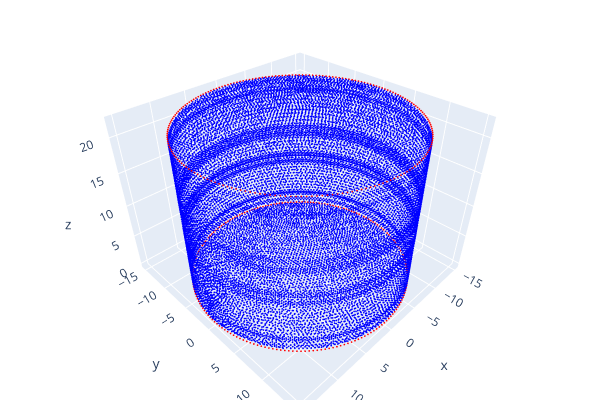
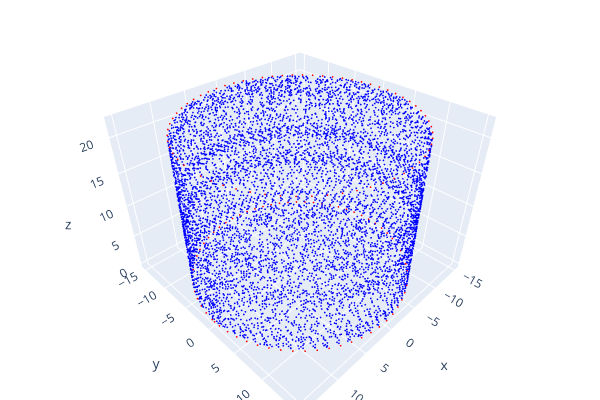
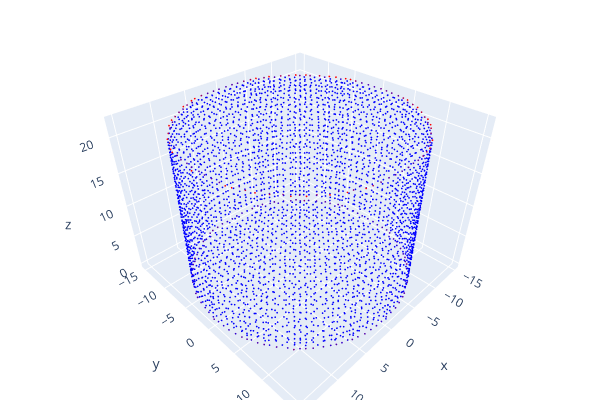
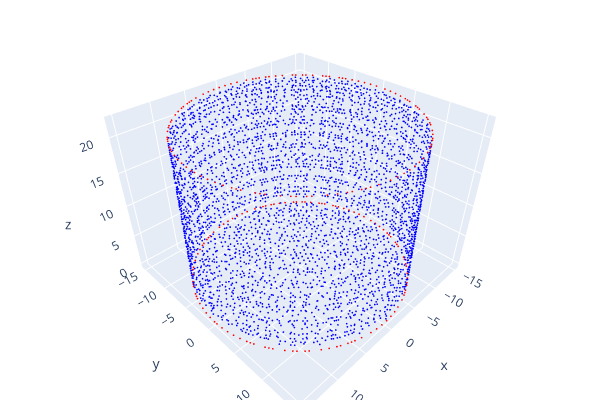

The cell these charts' notebook holds for them, in order:
### Code cell
print("======================================================================")
print("===Original Model===")
print("======================================================================")
print(pcd)
print(np.asarray(pcd.points))
o3d.visualization.draw_plotly([pcd])

print("======================================================================")
print("===Model downsampled with uniform downsapling with k=3 ===")
print("======================================================================")
uni_pcd =pcd.uniform_down_sample(every_k_points=3)
print(uni_pcd)
print(np.asarray(uni_pcd.points))
o3d.visualization.draw_plotly([uni_pcd])

print("======================================================================")
print("===Model downsampled with voxel downsapling - Open3d direct result===")
print("======================================================================")
vox_pcd = pcd.voxel_down_sample_and_trace(voxel_size=1, min_bound=pcd.get_min_bound(), max_bound=pcd.get_max_bound())
print(vox_pcd[0])
print(np.asarray(vox_pcd[0].points))
o3d.visualization.draw_plotly([vox_pcd[0]])


#print(vox_pcd[1])
print("Original indices of the points in each voxel bucket:")
print(vox_pcd[2])


print("======================================================================")
print("===Model downsampled with voxel downsapling but with taking the first point from each voxel => Original indexes ===")
print("======================================================================")
# extract the trace list 
trace_list = vox_pcd[2]

# grab the very first original index from each populated voxel bucket
downsampled_original_indices = np.array([voxel_indices[0] for voxel_indices in trace_list])

# convert to a clean NumPy array, ensure uniqueness, and sort them
downsampled_original_indices = np.sort(downsampled_original_indices)
print(downsampled_original_indices)
print("Are there any duplicates?")
is_unique = downsampled_original_indices.size == np.unique(downsampled_original_indices).size
print(f"{"NO" if is_unique else "YES"}")

original_pcd_downsapled = pcd.select_by_index(downsampled_original_indices)
print(original_pcd_downsapled)
o3d.visualization.draw_plotly([original_pcd_downsapled])

orig_pts = np.asarray(pcd.points)
down_pts = np.asarray(original_pcd_downsapled.points)
print(f"Checking {len(down_pts)} downsampled points against {len(orig_pts)} original points...")

exact_matches = 0
new_points = 0
    
# loop through every single point in the downsampled file
for pt in down_pts:

    is_in_original = np.any(np.all(orig_pts == pt, axis=1))
        
    if is_in_original:
        exact_matches += 1
    else:
        new_points += 1
print(f"Exact original points kept: {exact_matches}")
print(f"Brand new points (centroids): {new_points}")


print("======================================================================")
print("===Model downsampled with voxel downsapling but with taking a random point from each voxel => Original indexes ===")
print("======================================================================")
# extract the trace list 
trace_list = vox_pcd[2]

# grab the very first original index from each populated voxel bucket
downsampled_original_indices = np.array([voxel_indices[np.random.randint(0, len(voxel_indices))] for voxel_indices in trace_list])

# convert to a clean NumPy array, ensure uniqueness, and sort them
downsampled_original_indices = np.sort(downsampled_original_indices)
print(downsampled_original_indices)
print("Are there any duplicates?")
is_unique = downsampled_original_indices.size == np.unique(downsampled_original_indices).size
print(f"{"NO" if is_unique else "YES"}")



original_pcd_downsapled = pcd.select_by_index(downsampled_original_indices)
print(original_pcd_downsapled)
o3d.visualization.draw_plotly([original_pcd_downsapled])

orig_pts = np.asarray(pcd.points)
down_pts = np.asarray(original_pcd_downsapled.points)
print(f"Checking {len(down_pts)} downsampled points against {len(orig_pts)} original points...")

exact_matches = 0
new_points = 0
    
# loop through every single point in the downsampled file
for pt in down_pts:

    is_in_original = np.any(np.all(orig_pts == pt, axis=1))
        
    if is_in_original:
        exact_matches += 1
    else:
        new_points += 1
print(f"Exact original points kept: {exact_matches}")
print(f"Brand new points (centroids): {new_points}")

### Figure 1 — Plotly figure (JSON) as saved in the notebook; plotly's stock layout.template omitted (floating-point values rounded to 4 significant figures; data arrays with more than 128 entries replaced by an {"elided": "..."} marker saying what was removed)
{"data": [{"marker": {"color": {"elided": "20228x3 float values"}, "size": 1}, "mode": "markers", "type": "scatter3d", "x": {"elided": "20228 float values"}, "y": {"elided": "20228 float values"}, "z": {"elided": "20228 float values"}}], "layout": {"height": 400, "margin": {"b": 0, "l": 0, "r": 0, "t": 0}, "scene": {"camera": {"center": {"x": 0, "y": 0, "z": 0}, "up": {"x": 0, "y": 0, "z": 1}}}, "showlegend": false, "width": 600}}

### Figure 2 — Plotly figure (JSON) as saved in the notebook; plotly's stock layout.template omitted (floating-point values rounded to 4 significant figures; data arrays with more than 128 entries replaced by an {"elided": "..."} marker saying what was removed)
{"data": [{"marker": {"color": {"elided": "6743x3 float values"}, "size": 1}, "mode": "markers", "type": "scatter3d", "x": {"elided": "6743 float values"}, "y": {"elided": "6743 float values"}, "z": {"elided": "6743 float values"}}], "layout": {"height": 400, "margin": {"b": 0, "l": 0, "r": 0, "t": 0}, "scene": {"camera": {"center": {"x": 0, "y": 0, "z": 0}, "up": {"x": 0, "y": 0, "z": 1}}}, "showlegend": false, "width": 600}}

### Figure 3 — Plotly figure (JSON) as saved in the notebook; plotly's stock layout.template omitted (floating-point values rounded to 4 significant figures; data arrays with more than 128 entries replaced by an {"elided": "..."} marker saying what was removed)
{"data": [{"marker": {"color": {"elided": "3816x3 float values"}, "size": 1}, "mode": "markers", "type": "scatter3d", "x": {"elided": "3816 float values"}, "y": {"elided": "3816 float values"}, "z": {"elided": "3816 float values"}}], "layout": {"height": 400, "margin": {"b": 0, "l": 0, "r": 0, "t": 0}, "scene": {"camera": {"center": {"x": 0, "y": 0, "z": 0}, "up": {"x": 0, "y": 0, "z": 1}}}, "showlegend": false, "width": 600}}

### Figure 4 — Plotly figure (JSON) as saved in the notebook; plotly's stock layout.template omitted (floating-point values rounded to 4 significant figures; data arrays with more than 128 entries replaced by an {"elided": "..."} marker saying what was removed)
{"data": [{"marker": {"color": {"elided": "3816x3 float values"}, "size": 1}, "mode": "markers", "type": "scatter3d", "x": {"elided": "3816 float values"}, "y": {"elided": "3816 float values"}, "z": {"elided": "3816 float values"}}], "layout": {"height": 400, "margin": {"b": 0, "l": 0, "r": 0, "t": 0}, "scene": {"camera": {"center": {"x": 0, "y": 0, "z": 0}, "up": {"x": 0, "y": 0, "z": 1}}}, "showlegend": false, "width": 600}}
